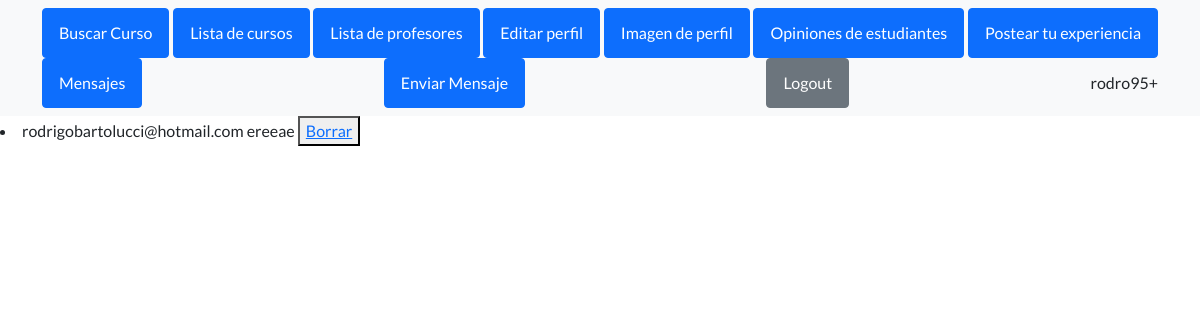
The page /mensaje/list (signed in) on the database its author committed.
### appCoder/models.py (models this page shows)
class Mensaje(models.Model):
    mensaje= models.TextField(max_length=1000)
    email = models.EmailField()
    destinatario = models.ForeignKey(to=User, on_delete=models.CASCADE, related_name="destinatario")

### appCoder/views.py (the view)
# urls.py: path('mensaje/list', MensajeList.as_view(), name='mensaje-list'),
class MensajeList(ListView):
    model = Mensaje
    context_object_name = "mensajes"
    template_name = 'mensaje_list.html'
    def get_queryset(self):
        return Mensaje.objects.filter(destinatario=self.request.user.id).all()

### appCoder/templates/mensaje_list.html (shortened to what this page needs)
{% extends "index2.html" %}
{%load static %}
{% block codigoDinamico %}
    {% for p in mensajes %}
    <li>
        {{ p.email }}
        {{ p.mensaje }}
        {% if p.destinatario == user %}
         <button>
            <a href="{% url 'eliminar_mensaje' p.id %}"> Borrar</a>
         </button>
         {% endif%}
    </li>
{% endfor %}
{% endblock %}

### appCoder/templates/index2.html (shortened to what this page needs)
<!DOCTYPE html>
<html lang="en">
    <head>
        {%load static %}
        <link href="https://cdn.jsdelivr.net/npm/bootstrap-icons@1.5.0/font/bootstrap-icons.css" rel="stylesheet" type="text/css" />
        <link href="{% static 'appCoder/css/styles.css' %}" rel="stylesheet" />
    </head>
    <body>
        <nav class="navbar navbar-light bg-light static-top">
            <div class="container">
                <a class="btn btn-primary" href="{% url 'buscarCamada' %}">Buscar Curso</a>
                <a class="btn btn-primary" href="{% url 'mostrar_cursos' %}"> Lista de cursos </a>
                <a class="btn btn-primary" href="{% url 'mostrar_profesores' %}"> Lista de profesores </a>
                <a class="btn btn-primary" href="{% url 'editarPerfil' %}"> Editar perfil </a>
                <a class="btn btn-primary" href="{% url 'edit_profile' %}"> Imagen de perfil </a>
                <a class="btn btn-primary" href="{% url 'lista_post' %}"> Opiniones de estudiantes </a>
                <a class="btn btn-primary" href="{% url 'post' %}"> Postear tu experiencia </a>
                <a class="btn btn-primary" href="{% url 'mensaje-list' %}"> Mensajes </a>
                <a class="btn btn-primary" href="{% url 'enviar_mensaje' %}"> Enviar Mensaje </a>
                <a class="btn btn-secondary" href="{% url 'Logout' %}"> Logout  </a> {{user}}
            </div>
        </nav>
        {% block codigoDinamico %}{% endblock %}
</html>

### rows shown on the page
Mensaje: email "rodrigobartolucci@hotmail.com", mensaje "ereeae", shows "Borrar"

### other values the page prints
{{ user }} "rodro95+"
